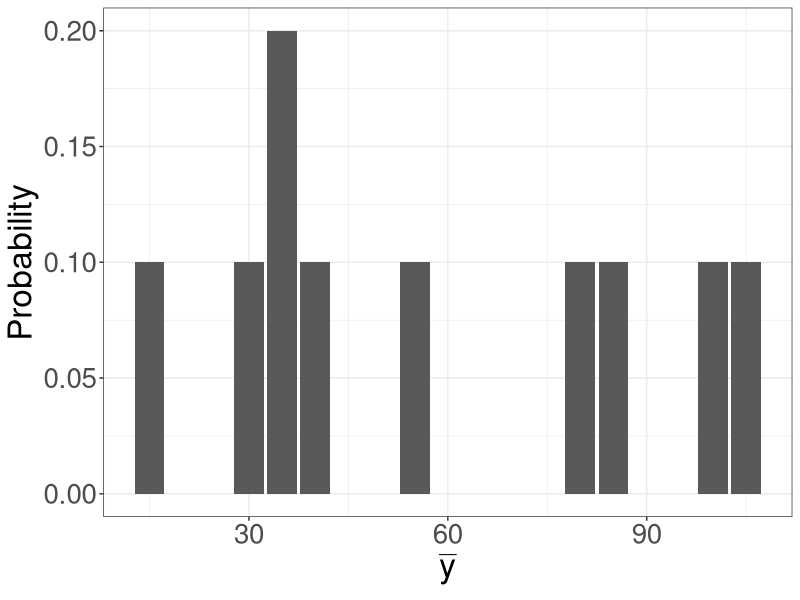
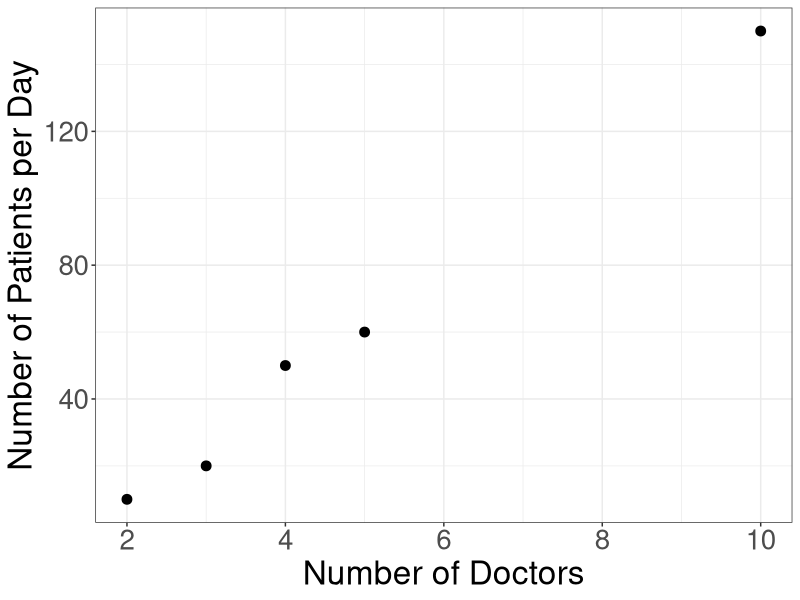

Recreate these plots in R, in order.
## ---- chunk 1
#| echo: false
#| fig-cap: ""
#| fig-alt: "Bar graph showing the probability distribution of y-bar corresponding to the table, with the x-axis labeled y-bar and the y-axis labeled 'Probability'."

library(tidyverse)
tibble(ybar = c(15,30,35,40,55,80,85,100,105),
       prob = c(0.1,0.1,0.2,0.1,0.1,0.1,0.1,0.1,0.1)) %>%
  ggplot(aes(y = prob, x = ybar)) + geom_bar(stat = "identity") + theme_bw() +
  labs(y = "Probability", x = expression(bar(y))) +
  theme(axis.title = element_text(size = 24),
        axis.text = element_text(size = 20))
## ---- chunk 2
#| echo: false
#| fig-cap: ""
#| fig-alt: "Scatterplot showing number of doctors on x-axis and number of clinics on y-axis. The relationship is positive."
#| fig-align: center

tibble(doctors = c(2,3,4,5,10),
       patients = c(10,20,50,60,150)) %>%
  ggplot(aes(y = patients, x = doctors)) + geom_point(size=3) + theme_bw() +
  labs(y = "Number of Patients per Day", x = "Number of Doctors") +
  theme(axis.title = element_text(size = 24),
        axis.text = element_text(size = 20))
